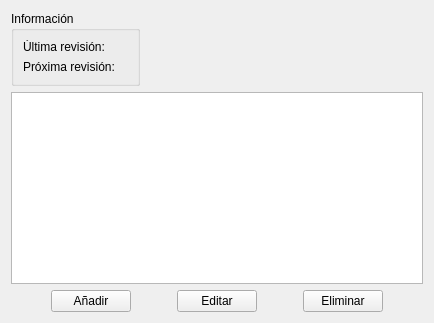
       <widget class="QWidget" name="tab_inspections">
        <attribute name="title">
         <string>Revisiones</string>
        </attribute>
        <layout class="QGridLayout" name="gridLayout_8">
         <item row="1" column="0">
          <layout class="QHBoxLayout" name="horizontalLayout">
           <item>
            <widget class="QTableView" name="tvw_inspections">
             <property name="gridStyle">
              <enum>Qt::PenStyle::SolidLine</enum>
             </property>
             <property name="sortingEnabled">
              <bool>false</bool>
             </property>
             <property name="cornerButtonEnabled">
              <bool>true</bool>
             </property>
            </widget>
           </item>
          </layout>
         </item>
         <item row="2" column="0">
          <layout class="QHBoxLayout" name="horizontalLayout_5">
           <item>
            <spacer name="horizontalSpacer_12">
             <property name="orientation">
              <enum>Qt::Orientation::Horizontal</enum>
             </property>
             <property name="sizeHint" stdset="0">
              <size>
               <width>40</width>
               <height>20</height>
              </size>
             </property>
            </spacer>
           </item>
           <item>
            <widget class="QPushButton" name="btn_add_inspection">
             <property name="text">
              <string>Añadir</string>
             </property>
            </widget>
           </item>
           <item>
            <spacer name="horizontalSpacer_10">
             <property name="orientation">
              <enum>Qt::Orientation::Horizontal</enum>
             </property>
             <property name="sizeHint" stdset="0">
              <size>
               <width>40</width>
               <height>20</height>
              </size>
             </property>
            </spacer>
           </item>
           <item>
            <widget class="QPushButton" name="btn_edit_inspection">
             <property name="text">
              <string>Editar</string>
             </property>
            </widget>
           </item>
           <item>
            <spacer name="horizontalSpacer_11">
             <property name="orientation">
              <enum>Qt::Orientation::Horizontal</enum>
             </property>
             <property name="sizeHint" stdset="0">
              <size>
               <width>40</width>
               <height>20</height>
              </size>
             </property>
            </spacer>
           </item>
           <item>
            <widget class="QPushButton" name="btn_delete_inspection">
             <property name="text">
              <string>Eliminar</string>
             </property>
            </widget>
           </item>
           <item>
            <spacer name="horizontalSpacer_13">
             <property name="orientation">
              <enum>Qt::Orientation::Horizontal</enum>
             </property>
             <property name="sizeHint" stdset="0">
              <size>
               <width>40</width>
               <height>20</height>
              </size>
             </property>
            </spacer>
           </item>
          </layout>
         </item>
         <item row="0" column="0">
          <widget class="QGroupBox" name="gbx_info_inspections">
           <property name="sizePolicy">
            <sizepolicy hsizetype="Fixed" vsizetype="Preferred">
             <horstretch>0</horstretch>
             <verstretch>0</verstretch>
            </sizepolicy>
           </property>
           <property name="title">
            <string>Información</string>
           </property>
           <layout class="QGridLayout" name="gridLayout_13">
            <item row="0" column="0">
             <layout class="QFormLayout" name="formLayout_4">
              <item row="0" column="0">
               <widget class="QLabel" name="lbl_date_last_inspection">
                <property name="text">
                 <string>Última revisión:</string>
                </property>
               </widget>
              </item>
              <item row="0" column="1">
               <widget class="QLabel" name="txt_date_last_inspection">
                <property name="text">
                 <string/>
                </property>
                <property name="alignment">
                 <set>Qt::AlignmentFlag::AlignRight|Qt::AlignmentFlag::AlignTrailing|Qt::AlignmentFlag::AlignVCenter</set>
                </property>
               </widget>
              </item>
              <item row="1" column="0">
               <widget class="QLabel" name="lbl_kms_next_inspection">
                <property name="text">
                 <string>Próxima revisión:</string>
                </property>
               </widget>
              </item>
              <item row="1" column="1">
               <widget class="QLabel" name="txt_kms_next_inspection">
                <property name="text">
                 <string/>
                </property>
                <property name="alignment">
                 <set>Qt::AlignmentFlag::AlignRight|Qt::AlignmentFlag::AlignTrailing|Qt::AlignmentFlag::AlignVCenter</set>
                </property>
               </widget>
              </item>
             </layout>
            </item>
           </layout>
          </widget>
         </item>
        </layout>
       </widget>
